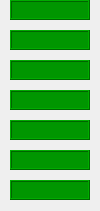
   <widget class="QWidget" name="widget_4" native="true">
    <property name="geometry">
     <rect>
      <x>200</x>
      <y>30</y>
      <width>100</width>
      <height>211</height>
     </rect>
    </property>
    <property name="styleSheet">
     <string notr="true">color: rgb(0, 0, 0);</string>
    </property>
    <widget class="CALabel" name="caLabel_9">
     <property name="geometry">
      <rect>
       <x>10</x>
       <y>0</y>
       <width>80</width>
       <height>20</height>
      </rect>
     </property>
     <property name="font">
      <font>
       <family>Abyssinica SIL</family>
       <pointsize>9</pointsize>
      </font>
     </property>
     <property name="styleSheet">
      <string notr="true">QWidget { background-color: #009600; }</string>
     </property>
     <property name="frameShape">
      <enum>QFrame::Box</enum>
     </property>
     <property name="frameShadow">
      <enum>QFrame::Raised</enum>
     </property>
     <property name="alignment">
      <set>Qt::AlignRight|Qt::AlignTrailing|Qt::AlignVCenter</set>
     </property>
     <property name="indent">
      <number>10</number>
     </property>
     <property name="pvname">
      <string>QDS:PFC_06UU_BHV:B31:AI03:V_OUT</string>
     </property>
     <property name="dmode" stdset="0">
      <enum>CALabel::Double</enum>
     </property>
     <property name="cmode" stdset="0">
      <enum>CALabel::Alarm</enum>
     </property>
    </widget>
    <widget class="CALabel" name="caLabel_14">
     <property name="geometry">
      <rect>
       <x>10</x>
       <y>30</y>
       <width>80</width>
       <height>20</height>
      </rect>
     </property>
     <property name="font">
      <font>
       <family>Abyssinica SIL</family>
       <pointsize>9</pointsize>
      </font>
     </property>
     <property name="styleSheet">
      <string notr="true">QWidget { background-color: #009600; }</string>
     </property>
     <property name="frameShape">
      <enum>QFrame::Box</enum>
     </property>
     <property name="frameShadow">
      <enum>QFrame::Raised</enum>
     </property>
     <property name="alignment">
      <set>Qt::AlignRight|Qt::AlignTrailing|Qt::AlignVCenter</set>
     </property>
     <property name="indent">
      <number>10</number>
     </property>
     <property name="pvname">
      <string>QDS:PFC_06UL_BHV:B32:AI03:V_OUT</string>
     </property>
     <property name="dmode" stdset="0">
      <enum>CALabel::Double</enum>
     </property>
     <property name="cmode" stdset="0">
      <enum>CALabel::Alarm</enum>
     </property>
    </widget>
    <widget class="CALabel" name="caLabel_15">
     <property name="geometry">
      <rect>
       <x>10</x>
       <y>60</y>
       <width>80</width>
       <height>20</height>
      </rect>
     </property>
     <property name="font">
      <font>
       <family>Abyssinica SIL</family>
       <pointsize>9</pointsize>
      </font>
     </property>
     <property name="styleSheet">
      <string notr="true">QWidget { background-color: #009600; }</string>
     </property>
     <property name="frameShape">
      <enum>QFrame::Box</enum>
     </property>
     <property name="frameShadow">
      <enum>QFrame::Raised</enum>
     </property>
     <property name="alignment">
      <set>Qt::AlignRight|Qt::AlignTrailing|Qt::AlignVCenter</set>
     </property>
     <property name="indent">
      <number>10</number>
     </property>
     <property name="pvname">
      <string>QDS:PFC_06UT_BHV:B33:AI03:V_OUT</string>
     </property>
     <property name="dmode" stdset="0">
      <enum>CALabel::Double</enum>
     </property>
     <property name="cmode" stdset="0">
      <enum>CALabel::Alarm</enum>
     </property>
    </widget>
    <widget class="CALabel" name="caLabel_16">
     <property name="geometry">
      <rect>
       <x>10</x>
       <y>90</y>
       <width>80</width>
       <height>20</height>
      </rect>
     </property>
     <property name="font">
      <font>
       <family>Abyssinica SIL</family>
       <pointsize>9</pointsize>
      </font>
     </property>
     <property name="styleSheet">
      <string notr="true">QWidget { background-color: #009600; }</string>
     </property>
     <property name="frameShape">
      <enum>QFrame::Box</enum>
     </property>
     <property name="frameShadow">
      <enum>QFrame::Raised</enum>
     </property>
     <property name="alignment">
      <set>Qt::AlignRight|Qt::AlignTrailing|Qt::AlignVCenter</set>
     </property>
     <property name="indent">
      <number>10</number>
     </property>
     <property name="pvname">
      <string>QDS:PFC_06LU_BHV:B34:AI03:V_OUT</string>
     </property>
     <property name="dmode" stdset="0">
      <enum>CALabel::Double</enum>
     </property>
     <property name="cmode" stdset="0">
      <enum>CALabel::Alarm</enum>
     </property>
    </widget>
    <widget class="CALabel" name="caLabel_17">
     <property name="geometry">
      <rect>
       <x>10</x>
       <y>120</y>
       <width>80</width>
       <height>20</height>
      </rect>
     </property>
     <property name="font">
      <font>
       <family>Abyssinica SIL</family>
       <pointsize>9</pointsize>
      </font>
     </property>
     <property name="styleSheet">
      <string notr="true">QWidget { background-color: #009600; }</string>
     </property>
     <property name="frameShape">
      <enum>QFrame::Box</enum>
     </property>
     <property name="frameShadow">
      <enum>QFrame::Raised</enum>
     </property>
     <property name="alignment">
      <set>Qt::AlignRight|Qt::AlignTrailing|Qt::AlignVCenter</set>
     </property>
     <property name="indent">
      <number>10</number>
     </property>
     <property name="pvname">
      <string>QDS:PFC_06LL_BHV:B35:AI03:V_OUT</string>
     </property>
     <property name="dmode" stdset="0">
      <enum>CALabel::Double</enum>
     </property>
     <property name="cmode" stdset="0">
      <enum>CALabel::Alarm</enum>
     </property>
    </widget>
    <widget class="CALabel" name="caLabel_18">
     <property name="geometry">
      <rect>
       <x>10</x>
       <y>150</y>
       <width>80</width>
       <height>20</height>
      </rect>
     </property>
     <property name="font">
      <font>
       <family>Abyssinica SIL</family>
       <pointsize>9</pointsize>
      </font>
     </property>
     <property name="styleSheet">
      <string notr="true">QWidget { background-color: #009600; }</string>
     </property>
     <property name="frameShape">
      <enum>QFrame::Box</enum>
     </property>
     <property name="frameShadow">
      <enum>QFrame::Raised</enum>
     </property>
     <property name="alignment">
      <set>Qt::AlignRight|Qt::AlignTrailing|Qt::AlignVCenter</set>
     </property>
     <property name="indent">
      <number>10</number>
     </property>
     <property name="pvname">
      <string>QDS:PFC_06LT_BHV:B36:AI03:V_OUT</string>
     </property>
     <property name="dmode" stdset="0">
      <enum>CALabel::Double</enum>
     </property>
     <property name="cmode" stdset="0">
      <enum>CALabel::Alarm</enum>
     </property>
    </widget>
    <widget class="CALabel" name="caLabel_19">
     <property name="geometry">
      <rect>
       <x>10</x>
       <y>180</y>
       <width>80</width>
       <height>20</height>
      </rect>
     </property>
     <property name="font">
      <font>
       <family>Abyssinica SIL</family>
       <pointsize>9</pointsize>
      </font>
     </property>
     <property name="styleSheet">
      <string notr="true">QWidget { background-color: #009600; }</string>
     </property>
     <property name="frameShape">
      <enum>QFrame::Box</enum>
     </property>
     <property name="frameShadow">
      <enum>QFrame::Raised</enum>
     </property>
     <property name="alignment">
      <set>Qt::AlignRight|Qt::AlignTrailing|Qt::AlignVCenter</set>
     </property>
     <property name="indent">
      <number>10</number>
     </property>
     <property name="pvname">
      <string>QDS:PFC_06TT_BHV:B37:AI03:V_OUT</string>
     </property>
     <property name="dmode" stdset="0">
      <enum>CALabel::Double</enum>
     </property>
     <property name="cmode" stdset="0">
      <enum>CALabel::Alarm</enum>
     </property>
    </widget>
   </widget>
